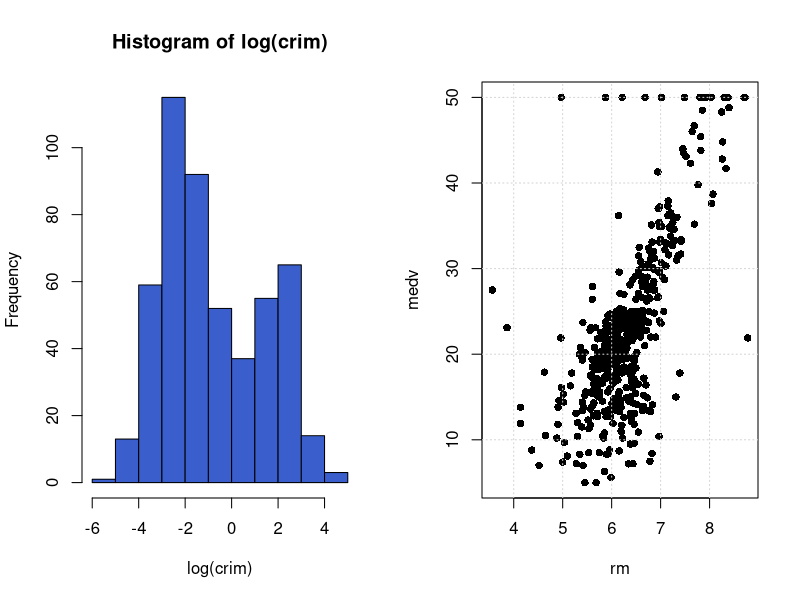

The R script that drew this image:
## -*- coding: utf-8 -*-
## examples.R
## Authors: Vasily Tolkachev, René Locher
## Version: 2018-08-07

library(MASS)
library(data.table)

## data.table(Boston)
## as.data.table(Boston)
data(Boston)
dat <- data.table(Boston)
dat

class(dat)

## subset rows from 11 to 20
dat[11:20]

## subset rows from 11 to 20 of variable age (result is a vector, not a data.table)
dat[11:20, age]

## to get data.table after subsetting, use list() or .() in j argument
dat[11:20, list(age)]

## equivalently:
dat[11:20, .(age)]

## the usual data.frame subsetting style (with columns in j argument)
dat[11:20, 1, with = FALSE]

## Find all rows where tax variable is equal to 216
dat[tax == 216]

## Find the range of crim (criminality) variable
dat[, range(crim)]

## Display values of rad (radius) variable
dat[, table(rad)]

## you can also select all columns between some two variables
dat[, indus:age, with = TRUE]
dat[, indus:age, with = FALSE]

dat
## Without column "age"
dat[, -"age", with = TRUE]
dat[, -"age", with = FALSE]

## BUT with negative age
dat[, .(-age), with = TRUE]

## Add a new variable with :=
dat[, rad.f := as.factor(rad)]
dat[, levels(rad.f)]

## i.e. we defined a new factor variable(rad.f) in the data table
## from the integer variable radius (rad), which describes accessibility to radial highways

## Compute mean of house prices for every level of rad.f
dat[, mean(medv), by = rad.f]

## Recall that j argument is a function, so in this case it’s
## a function calling a variable medv:
dat[, medv]

## Below it’s a function which is equal to 5
dat[, 5]

## Select several variables (result is a data.table)
dat[, list(nox, age, black)]

## Or equivalently:
dat[, .(nox, age, black)]

## Compute several functions
dat[, .(mean(nox), sd(age), mad(black))]

## Compute these functions for groups (levels) of rad.f (aggregate)
dat[, .(mean(nox), sd(age), mad(black)), by = rad.f]
dat[, .(mean(nox), sd(age), mad(black)), by = rad]

## Compute functions for every level of rad.f and return a data.table with column names
dat[, .(Var1 = mean(nox), Var2 = sd(age), Var3 = mad(black) ), by = rad.f]

## Combined aggregating and merging
dat[, meanNox := mean(nox), by = rad.f]
dat

## Add many new variables with `:=`().
## If a variable attains only a single value, copy it for each observation
dat[, `:=`(Var1 = mean(nox), Var2 = sd(age), Var3 = mad(black))]

## Compute a more complicated function for groups.
## It’s a weighted mean of house prices, with dis
## (distances to Boston employment centers) as weights
dat[, sum(medv*dis)/sum(dis), by = rad.f ]
#=====================================================================


## Dynamic variable creation.
## Now let’s create a variable of weighted means (mean_w),
## and then use it to create a variable for weighted standard deviation (std_w).

dat[,  `:=`(mean_w = mean_w <- sum(medv*dis)/sum(dis),
            std_w = sqrt(sum(dis*(medv - mean_w)^2 )/sum(dis))),
    by = rad.f][]

## To use some variables with long names, specify them in SDcols and use SD instead:
dat[, `:=`(x = sum(.SD[[1]]^2) / sum(.SD[[1]]),
           y = sum(.SD[[2]]^2) / sum(.SD[[2]]) ),
        by = rad.f,
    .SDcols = c("medv", "age")][]

## Multiple expressions in j could be handled with { }
par(mfrow = c(1,2))
dat[, {hist(log(crim), col = "royalblue3")
       plot(rm, medv, pch = 16)
       grid()}]

## Separate data.table with dynamically created variables can be done by
dat[, {list(mean_w = mean_w <- sum(medv*dis)/sum(dis),
            std_w = sqrt( sum(dis*(medv - mean_w)^2 )/sum(dis))
            )},
      by = rad.f]
#=====================================================================

## Changing a subset of observations.
## Let’s create another factor variable crim.f
## with 3 levels standing for low, medium and severe crime rates per capita:

dat[          , crim.f := "low"]
dat[crim >= 1 , crim.f := "medium"]
dat[crim >= 10, crim.f := "severe"]
str(dat)

dat[          , crim.f := as.factor(crim.f)][]
str(dat)

table(dat$crim.f)

## Chaining
dat[, crim.f := "low"] [crim >= 1, crim.f := "medium"]
dat[ crim >= 10, crim.f := "severe"][, crim.f := as.factor(crim.f)]
levels(dat$crim.f)

## Equivalent chaining in one command
dat[ , crim.f := "low"] [
  crim >= 1, crim.f := "medium"] [
    crim >= 10, crim.f := "severe"][,
      , crim.f := as.factor(crim.f)]
#=====================================================================

## we can also apply functions in j on two groups
dat[, .(mean(medv), sd(medv)), by = .(rad.f, crim.f) ]

## .N function count the number observations in a group:
dat[, .N, by = .(rad.f, crim.f) ]

## Another useful function is .SD which contains values
## of all variables except the one used for grouping
dat[, .SD, by =  crim.f ]

## Use setnames() and setcolorder() functions to change column names or reorder them:
setnames(dat, c("rm", "zn"), c("rooms_average", "proportion_zoned") )[]

## set the key
setkey(dat, rad.f, crim.f)

## use binary search (fast, O(log(n) )
dat[ .("7", "low")]

## DO NOT use vector scan (slow, O(n) )
dat[rad.f =="7" & crim.f == "low"]

## Avoid using data.frame’s vector scan inside data.table:
dat[ dat$rad.f == "7" & dat$crim.f == "low", ]

## avoid using $ inside the data.table,
## whether it’s for subsetting, or updating some subset of the observations:
dat[ dat$rad.f == "7", ] = dat[ dat$rad.f == "7", ] + 1

## ----------------------------------------
## One more examples
DT <- data.table(x = rep(c("b","a","c"), each = 3),
                 y = c(1,3,6), v = 1:9)
DT
DT[1]
DT[2, 2]
DT[, v]
DT[, 3]
DT[, names(DT)[names(DT) == "v"], with = FALSE]

DT[, c(x, y)]
